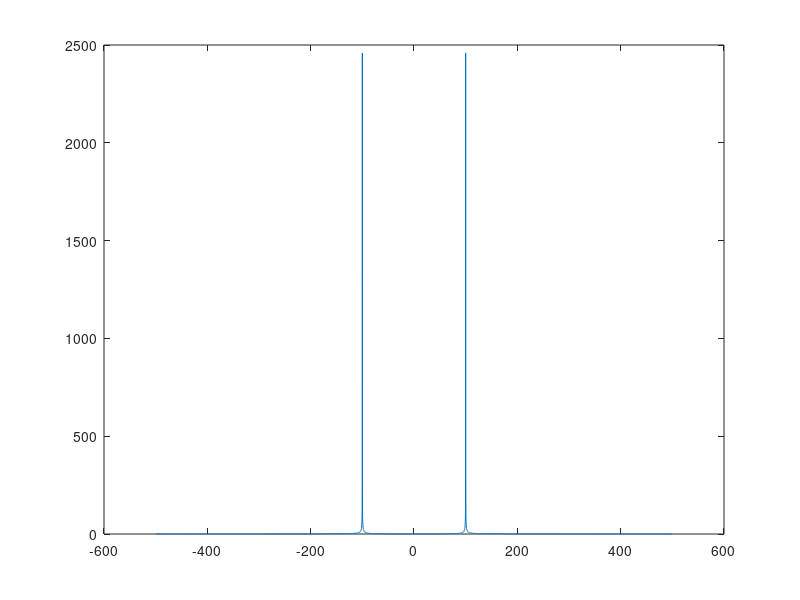

MATLAB code to generate this figure:
T = 5
deltaT = 0.001
t = 0:deltaT:T
fs = 1 / deltaT
N = T / deltaT


x = sin(2*pi*100*t) % signal x(t)
y = fft(x) % y(t) = F{x(t)}
y = fftshift(y)
plot(-fs/2:fs/N:fs/2,abs(y))